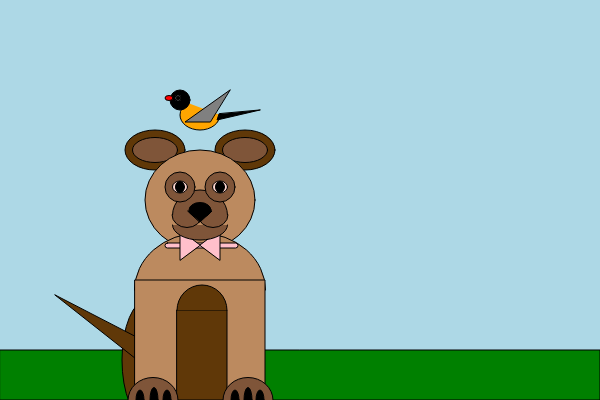
Frame 1 (no input)
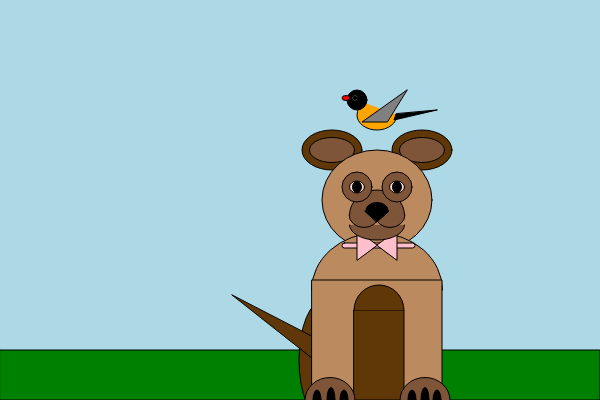
Frame 60 (no input)
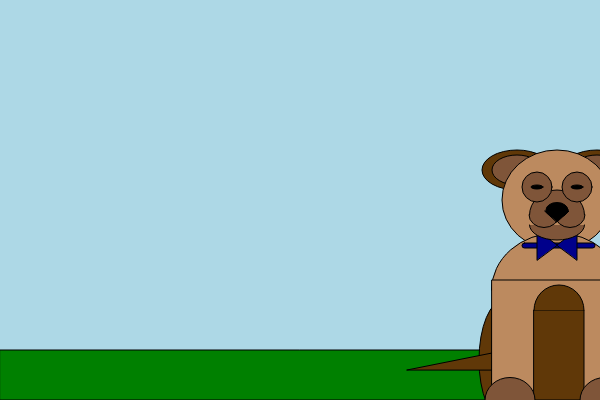
Frame 120 (the mouse pressed at the canvas centre since frame 60)

The p5.js sketch that drew these frames (run headless with seeded random() and noise() and a simulated clock; from frame 60 on, the mouse is pressed at the canvas centre):

// p5.js sketch
// ── sketch.js

let x = 0 ;

function setup(){
  createCanvas(600,400) ;
}
function draw() {
 background("lightblue");
      fill("green") ;
 rect(0, 350, 600, 50);
 push () ;
 translate(x, 0) ;
 avatar() ;
pop() ;
 x = x + 3 ;
 if (x> width) {
   x = -300 ;
 }

}
function avatar() {
 // back

    fill("#603808");
           ellipse(147, 360, 50, 120) ;
  if (mouseIsPressed) {
   //ear
 ellipse(160, 170, 70, 40) ;
 ellipse(240, 170, 70, 40) ;
  fill("#7f5539");
  ellipse(160, 170, 50, 30) ;
 ellipse(240, 170, 50, 30) ;
 } else {
 ellipse(155, 150, 60, 40) ;
   ellipse(245, 150, 60, 40) ;
    fill("#7f5539");
    ellipse(155, 150, 45, 25) ;
 ellipse(245, 150, 45, 25) ;
 }
 //tail
 if (mouseIsPressed) {
  fill("#603808");
  // ellipse(55, 370, 20, 10) ;
 triangle(50, 370, 150, 350, 200, 370);
 }else{
   fill("#603808");
  // ellipse(64, 300, 20, 20) ;
 triangle(55, 295, 150, 370, 200, 370);
 }

     //body
 fill("#bc8a5f") ;
   ellipse(200, 200, 110, 100) ;

  arc(200, 290, 131, 114, PI, TWO_PI);
 rect(135, 280, 130, 120);
 //chest
   fill("#603808");
    rect(177, 310, 50, 90);
arc(202, 310, 50, 50, PI, TWO_PI);
//paws
 if (mouseIsPressed) {
    fill("#7f5539");
   arc(153, 400, 50, 45, PI, TWO_PI);
      arc(248, 400, 50, 45, PI, TWO_PI);
 }else{
   fill("#7f5539");
 arc(153, 400, 50, 45, PI, TWO_PI);
      arc(248, 400, 50, 45, PI, TWO_PI);
 fill("black")
   ellipse(140, 400, 8, 20) ;
 ellipse(154, 400, 8, 25) ;
  ellipse(167, 400, 8, 20) ;
  ellipse(248, 400, 8, 25) ;
 ellipse(260, 400, 8, 20) ;
  ellipse(235, 400, 8, 20) ;
 }
  // tie
  if (mouseIsPressed) {
    fill("darkblue")
  }else{
        fill("pink")
    }
 rect(165, 243, 73, 5, 80,80);
 triangle(200, 245, 220, 230, 220, 260);
  triangle(200, 245, 180, 230, 180, 260);
  //bone
// if (mouseIsPressed) {
   //fill("#f4f3ee") ;
  //ellipse(290, 370, 20, 20) ;
  //ellipse(370, 370, 20, 20) ;
  //rect(295, 372, 70, 15);
  //ellipse(290, 386, 20, 20) ;
  //ellipse(370, 386, 20, 20) ;
// }else{
      //  fill("#f4f3ee") ;
//  ellipse(160, 220, 20, 20) ;
 //ellipse(240, 220, 20, 20) ;
  //rect(165, 222, 70, 15);
//  ellipse(160, 238, 20, 20) ;
// ellipse(240, 238, 20, 20) ;
// }

  //noise eyes shadow
   fill("#7f5539");
    arc(200, 225, 55, 30, 0,PI, TWO_PI);
 arc(200, 215, 55, 50, PI, TWO_PI);
 arc(187, 215, 30, 25, 0,PI, TWO_PI);
 arc(213, 215, 30, 25, 0,PI, TWO_PI);
  ellipse(180, 187, 30, 30) ;
   ellipse(220, 187, 30, 30) ;
// if (mouseIsPressed) {
  // arc(200, 235 , 45, 20, PI, 0); // frown

// }else {

// }
 // noise eyes
 if (mouseIsPressed) {
   fill("black") ;
   ellipse(180, 187, 12, 4) ;
ellipse(220, 187, 12, 4) ;
 }else {
 fill("#fcd5ce") ;
ellipse(180, 187, 15, 12) ;
ellipse(220, 187, 15, 12) ;
  fill("black") ;
   ellipse(180, 187, 9, 11) ;
ellipse(220, 187, 9, 11) ;
 }
    fill("black") ;
  ellipse(200, 210, 22, 15) ;
     triangle(188, 211, 212, 211, 200, 222);
   //bird
 if (mouseIsPressed) {
   fill("orange");
   arc(450, 370, 40, 30, 0, PI + QUARTER_PI, OPEN);
   fill("black")
   ellipse(427, 355, 20, 20);
   triangle(500, 370, 465, 375, 465, 365);
   fill("white");
   ellipse(425, 355, 6, 6);
   fill("black");
   ellipse(425, 355, 4, 4);
   fill("red");
   ellipse(414, 355, 8, 5);
   fill("gray");
   triangle(505, 355, 465, 375, 435, 370);
 } else {
   fill("orange");
   arc(200, 115, 40, 30, 0, PI + QUARTER_PI, OPEN);
   fill("black");
   ellipse(180, 100, 20, 20);
   triangle(260, 110, 217, 120, 219, 114);
   fill("gray");
   triangle(230, 90, 185, 122, 210, 122);
   fill("white")
   ellipse(178, 98, 6, 6);
   fill("black")
   ellipse(178, 98, 4, 4);
   fill("red");
   ellipse(169, 98, 8, 5);

 }
noStroke();


}
